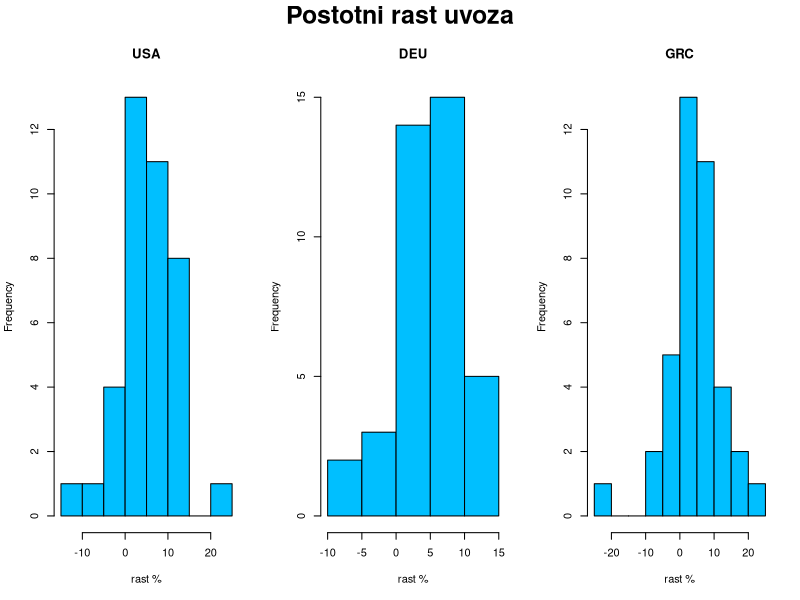
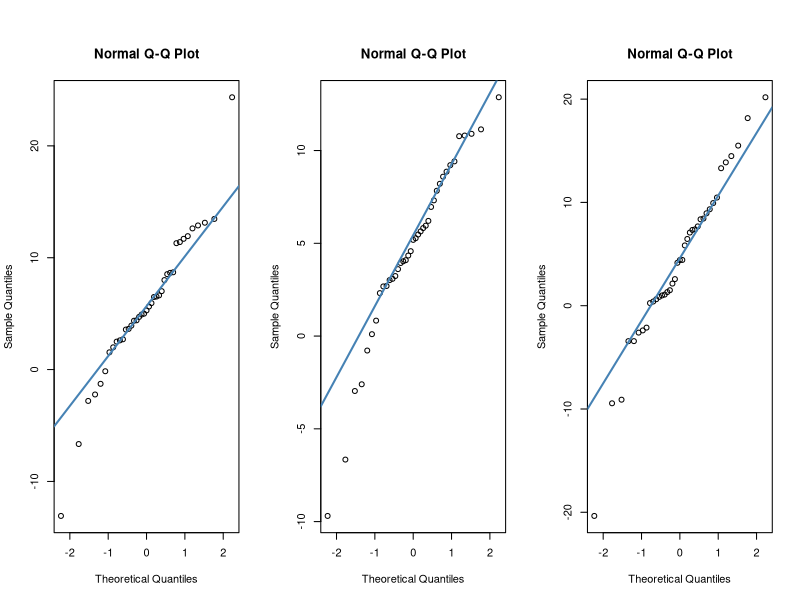
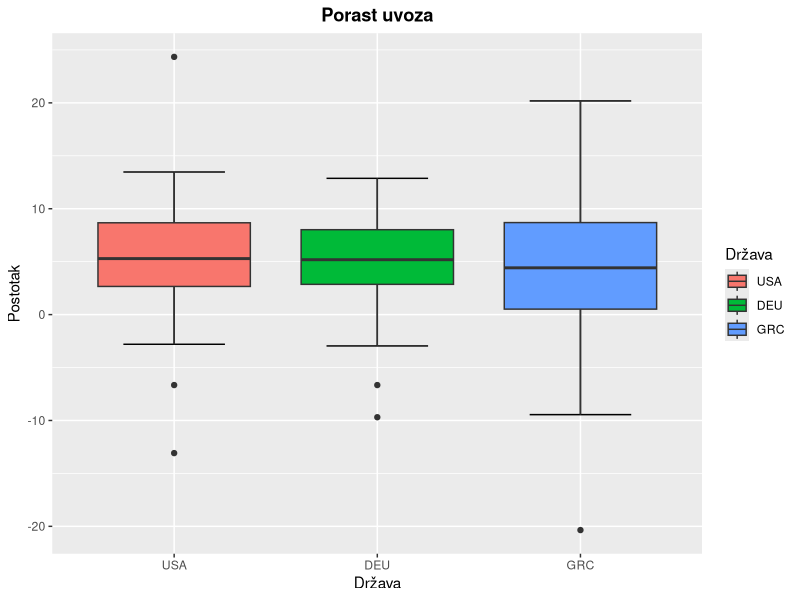
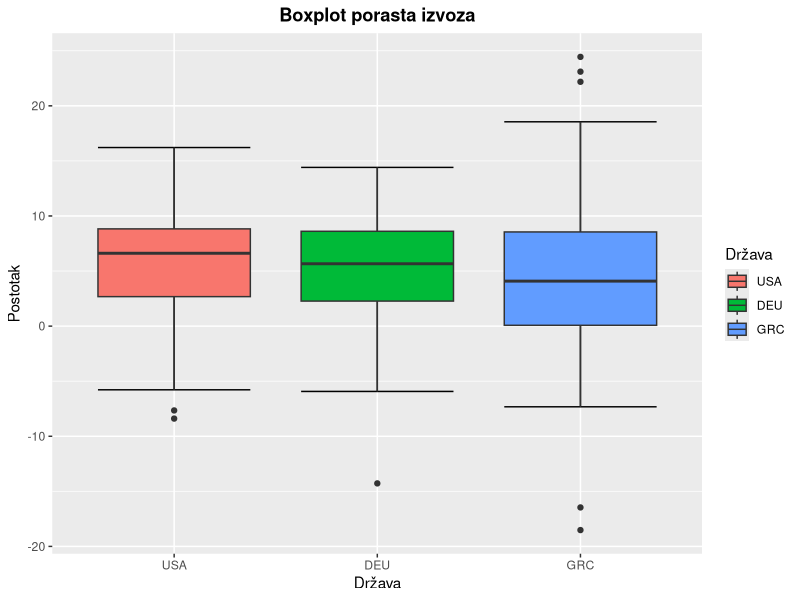
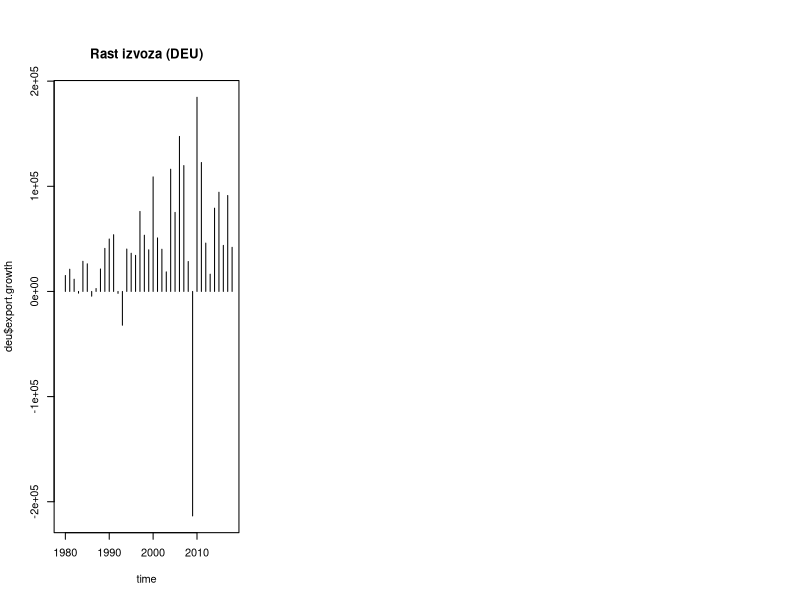
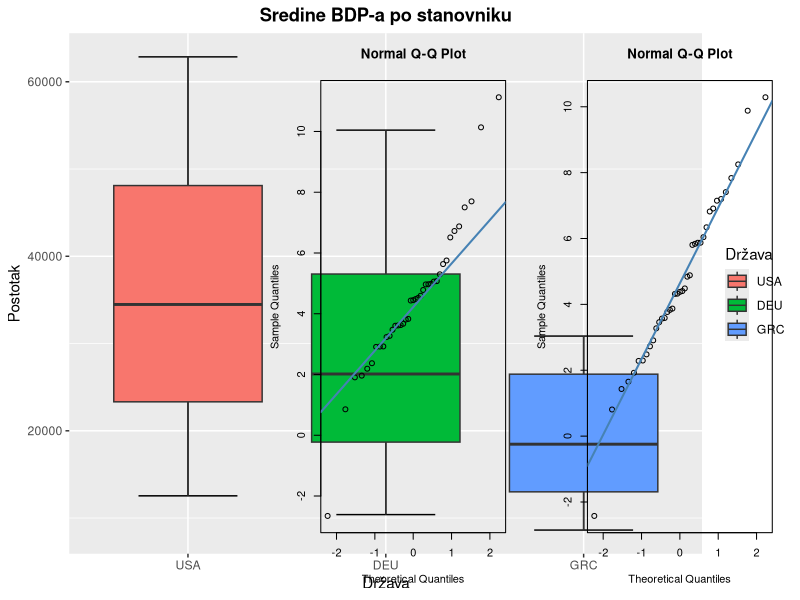
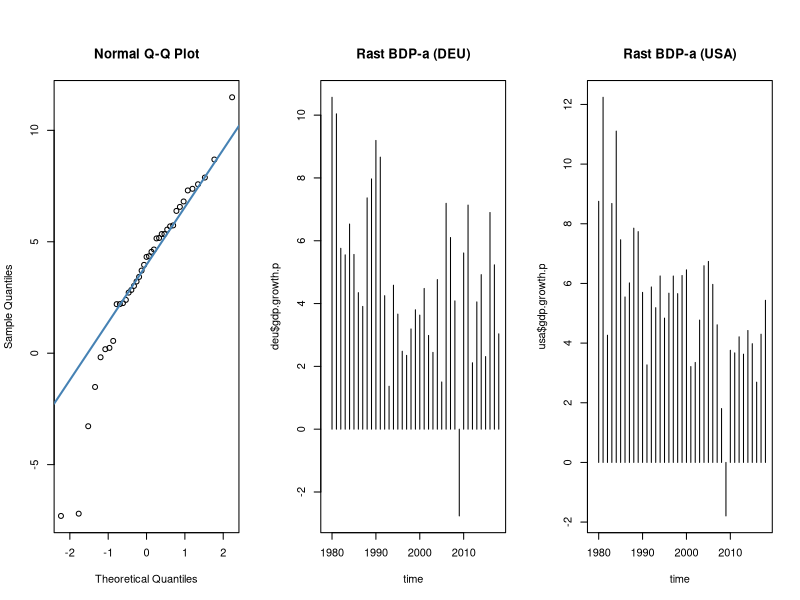
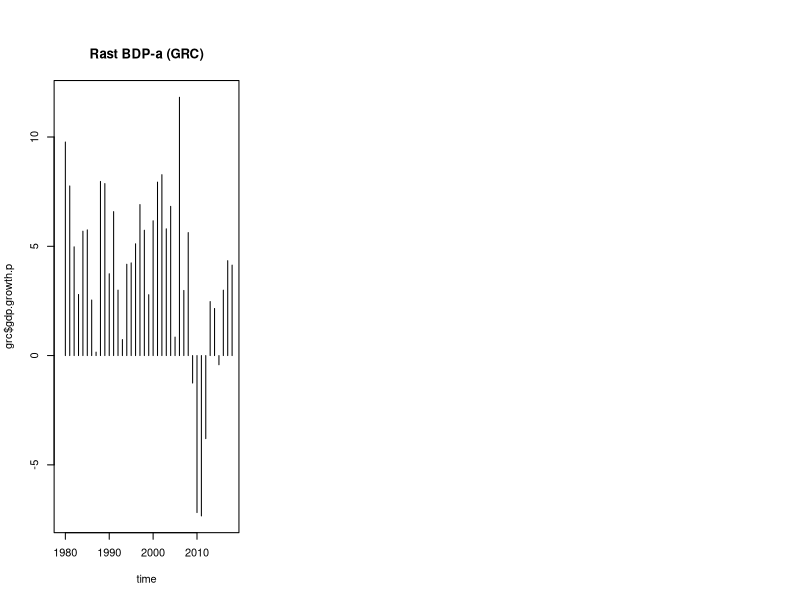

The R script that drew these images, in order:
## ---- chunk 1
library(knitr)
knitr::opts_chunk$set(echo = TRUE)

library(tidyverse)
Sys.setlocale(locale = "hr_HR.utf8")
## ---- chunk 2
export.data = read.csv("Export_data.csv", fileEncoding="UTF-8-BOM")
# head(export.data)

import.data = read.csv("Import_data.csv", fileEncoding="UTF-8-BOM")
# head(import.data)

gdp.data = read.csv("GDP_data.csv", fileEncoding="UTF-8-BOM")
# head(gdp.data)

gdp.pc.data = read.csv("GDPpercapita_data.csv", fileEncoding="UTF-8-BOM")
# head(gdp.pc.data)
## ---- chunk 3
export.loc.cnt = export.data %>% group_by(LOCATION) %>%
    summarise(exp_n = n(), exp_est = sum(Flag.Codes == 'E')) %>%
    arrange(desc(exp_n), exp_est)
import.loc.cnt = import.data %>% group_by(LOCATION) %>%
    summarise(imp_n = n(), imp_est = sum(Flag.Codes == 'E')) %>%
    arrange(desc(imp_n), imp_est)
gdp.loc.cnt = gdp.data %>% group_by(LOCATION) %>%
    summarise(gdp_n = n(), gdp_est = sum(Flag.Codes == 'E')) %>%
    arrange(desc(gdp_n), gdp_est)
gdp.pc.loc.cnt = gdp.pc.data %>% group_by(LOCATION) %>%
    summarise(gdp_pc_n = n(), gdp_pc_est = sum(Flag.Codes == 'E')) %>%
    arrange(desc(gdp_pc_n), gdp_pc_est)
loc.cnt = merge(merge(export.loc.cnt, import.loc.cnt), merge(gdp.loc.cnt, gdp.pc.loc.cnt))
knitr::kable(
  head(arrange(loc.cnt,
               desc(loc.cnt[,2]), desc(loc.cnt[,4]), desc(loc.cnt[,6]), desc(loc.cnt[,8]),
               loc.cnt[,3], loc.cnt[,5], loc.cnt[,7], loc.cnt[,9]), 20),
  caption = "Broj podataka za pojedinu državu"
)
## ---- chunk 4
remove(export.loc.cnt, import.loc.cnt, gdp.loc.cnt, gdp.pc.loc.cnt, loc.cnt)
## ---- chunk 5
time = 1979:2018
usa = data.frame(year = 1979:2018,
                 export.mln_usd = export.data$Value[export.data$LOCATION == "USA"],
                 import.mln_usd = import.data$Value[import.data$LOCATION == "USA"],
                 gdp.mln_usd = gdp.data$Value[gdp.data$LOCATION == "USA"],
                 gdp.pc.usd_cap = gdp.pc.data$Value[gdp.pc.data$LOCATION == "USA"])
usa$net.trade = usa$export.mln_usd - usa$import.mln_usd
deu = data.frame(year = 1979:2019,
                 export.mln_usd = export.data$Value[export.data$LOCATION == "DEU"],
                 import.mln_usd = import.data$Value[import.data$LOCATION == "DEU"],
                 gdp.mln_usd = gdp.data$Value[gdp.data$LOCATION == "DEU"],
                 gdp.pc.usd_cap = gdp.pc.data$Value[gdp.pc.data$LOCATION == "DEU"])
deu$net.trade = deu$export.mln_usd - deu$import.mln_usd
grc = data.frame(year = 1979:2019,
                 export.mln_usd = export.data$Value[export.data$LOCATION == "GRC"],
                 import.mln_usd = import.data$Value[import.data$LOCATION == "GRC"],
                 gdp.mln_usd = gdp.data$Value[gdp.data$LOCATION == "GRC"],
                 gdp.pc.usd_cap = gdp.pc.data$Value[gdp.pc.data$LOCATION == "GRC"])
grc$net.trade = grc$export.mln_usd - grc$import.mln_usd
## ---- chunk 6
usa = usa %>% mutate(import.mln_usd,
                     import.growth = import.mln_usd - lag(import.mln_usd),
                     import.growth.p = import.growth / lag(import.mln_usd) * 100)
deu = deu %>% mutate(import.mln_usd, 
                     import.growth = import.mln_usd - lag(import.mln_usd),
                     import.growth.p = import.growth / lag(import.mln_usd) * 100)
grc = grc %>% mutate(import.mln_usd,
                     import.growth = import.mln_usd - lag(import.mln_usd),
                     import.growth.p = import.growth / lag(import.mln_usd) * 100)
usa = usa %>% mutate(export.mln_usd, 
                     export.growth = export.mln_usd - lag(export.mln_usd),
                     export.growth.p = export.growth / lag(export.mln_usd) * 100)
deu = deu %>% mutate(export.mln_usd,
                     export.growth = export.mln_usd - lag(export.mln_usd),
                     export.growth.p = export.growth / lag(export.mln_usd) * 100)
grc = grc %>% mutate(export.mln_usd,
                     export.growth = export.mln_usd - lag(export.mln_usd),
                     export.growth.p = export.growth / lag(export.mln_usd) * 100)
usa = usa %>% mutate(gdp.mln_usd,
                     gdp.growth = gdp.mln_usd - lag(gdp.mln_usd),
                     gdp.growth.p = gdp.growth / lag(gdp.mln_usd) * 100)
deu = deu %>% mutate(gdp.mln_usd,
                     gdp.growth = gdp.mln_usd - lag(gdp.mln_usd),
                     gdp.growth.p = gdp.growth / lag(gdp.mln_usd) * 100)
grc = grc %>% mutate(gdp.mln_usd,
                     gdp.growth = gdp.mln_usd - lag(gdp.mln_usd),
                     gdp.growth.p = gdp.growth / lag(gdp.mln_usd) * 100)
usa = usa %>% mutate(gdp.pc.usd_cap,
                     gdp.pc.growth = gdp.pc.usd_cap - lag(gdp.pc.usd_cap),
                     gdp.pc.growth.p = gdp.pc.growth / lag(gdp.pc.usd_cap) * 100)
deu = deu %>% mutate(gdp.pc.usd_cap,
                     gdp.pc.growth = gdp.pc.usd_cap - lag(gdp.pc.usd_cap),
                     gdp.pc.growth.p = gdp.pc.growth / lag(gdp.pc.usd_cap) * 100)
grc = grc %>% mutate(gdp.pc.usd_cap,
                     gdp.pc.growth = gdp.pc.usd_cap - lag(gdp.pc.usd_cap),
                     gdp.pc.growth.p = gdp.pc.growth / lag(gdp.pc.usd_cap) * 100)
# brisemo zadnju opservaciju za deu i grc jer usa nema podatke za 2019.g.
deu = deu[-nrow(deu),]
grc = grc[-nrow(grc),]
## ---- chunk 7
data.all = bind_rows(lapply(c("USA", "DEU", "GRC"), function (x) {
  data.frame(country=x, get(tolower(x)))
}))
data.all$country = factor(data.all$country, levels = c("USA", "DEU", "GRC"))
## ---- chunk 8
summary(usa)
summary(deu)
summary(grc)
## ---- chunk 9
par(mfrow = c(1, 3), oma = c(0, 0, 2, 0))
hist(usa$import.growth.p, main="USA", xlab="rast %", col="deepskyblue")
hist(deu$import.growth.p, main="DEU", xlab="rast %", col="deepskyblue")
hist(grc$import.growth.p, main="GRC", xlab="rast %", col="deepskyblue")
mtext("Postotni rast uvoza", outer = T, cex = 1.5, font = 2)
## ---- chunk 10
qqnorm(usa$import.growth.p)
qqline(usa$import.growth.p, col = "steelblue", lwd = 2)

qqnorm(deu$import.growth.p)
qqline(deu$import.growth.p, col = "steelblue", lwd = 2)

qqnorm(grc$import.growth.p)
qqline(grc$import.growth.p, col = "steelblue", lwd = 2)
## ---- chunk 11
ggplot(na.omit(data.all), aes(x=country, y=import.growth.p)) +
  stat_boxplot(geom = "errorbar", width = 0.5) +
  geom_boxplot(aes(fill=country)) +
  labs(title = "Porast uvoza", x="Država", y="Postotak", fill="Država") +
  theme(plot.title = element_text(hjust = 0.5, face = "bold"))
## ---- chunk 12
ggplot(na.omit(data.all), aes(x=country, y=export.growth.p)) +
  stat_boxplot(geom = "errorbar", na.rm = T) +
  geom_boxplot(aes(fill=country), na.rm = T) +
  labs(title = "Boxplot porasta izvoza", x="Država", y="Postotak", fill="Država") +
  theme(plot.title = element_text(hjust = 0.5, face = "bold"))
## ---- chunk 13
plot(time, deu$export.growth, type = "h", main = "Rast izvoza (DEU)")
## ---- chunk 14
ggplot(na.omit(data.all), aes(x=country, y=gdp.pc.usd_cap)) +
  stat_boxplot(geom = "errorbar", width = 0.5) +
  geom_boxplot(aes(fill=country)) +
  labs(title = "Sredine BDP-a po stanovniku", x="Država", y="Postotak", fill="Država") +
  theme(plot.title = element_text(hjust = 0.5, face = "bold"))

## ---- chunk 15
qqnorm(usa$gdp.pc.growth.p)
qqline(usa$gdp.pc.growth.p, col = "steelblue", lwd = 2)

qqnorm(deu$gdp.pc.growth.p)
qqline(deu$gdp.pc.growth.p, col = "steelblue", lwd = 2)

qqnorm(grc$gdp.pc.growth.p)
qqline(grc$gdp.pc.growth.p, col = "steelblue", lwd = 2)
## ---- chunk 16
plot(time, deu$gdp.growth.p, type = "h", main = "Rast BDP-a (DEU)")
plot(time, usa$gdp.growth.p, type="h", main = "Rast BDP-a (USA)")
plot(time, grc$gdp.growth.p, type="h", main = "Rast BDP-a (GRC)")

## ---- chunk 17
library(reshape2)
exp.imp = melt(data.all, id.vars = "country", measure.vars = c("export.growth.p", "import.growth.p"), na.rm = T)
ggplot(exp.imp, aes(x = country, y = value, fill = variable)) +
  stat_boxplot(geom = "errorbar", width = 0.5, position = position_dodge(0.75)) +
  geom_boxplot() +
  labs(title = "Export/Import", y="Postotak") +
  theme(plot.title = element_text(hjust = 0.5, face = "bold"))
## ---- chunk 18
var.test(usa$export.growth.p, usa$import.growth.p, alternative = "two.sided",
         na.action = na.omit)
## ---- chunk 19
t.test(usa$export.growth.p, usa$import.growth.p, alternative = "greater", var.equal = TRUE,
       na.action = na.omit)
## ---- chunk 20
gdp.gdppc = melt(data.all, id.vars = "country",
               measure.vars = c("gdp.growth.p", "gdp.pc.growth.p"), na.rm = T)
ggplot(gdp.gdppc, aes(x = country, y = value, fill = variable)) +
  stat_boxplot(geom = "errorbar", width = 0.5, position = position_dodge(0.75)) +
  geom_boxplot() +
  labs(title = "BDP/BDP po stanovniku", y="Postotak") +
  theme(plot.title = element_text(hjust = 0.5, face = "bold"), legend.position = "top")
## ---- chunk 21
var.test(usa$gdp.growth.p, usa$gdp.pc.growth.p, alternative = "two.sided", na.action = na.omit)
## ---- chunk 22
t.test(usa$gdp.growth.p, usa$gdp.pc.growth.p, alternative = "greater", var.equal = TRUE,
       na.action = na.omit)
## ---- chunk 23
ggplot(na.omit(data.all), aes(x=country, y=gdp.pc.growth.p)) +
  stat_boxplot(geom = "errorbar", width = 0.5) +
  geom_boxplot(aes(fill=country)) +
  labs(title = "Rast BDP-a po stanovniku", x="Država", y="Postotak", fill="Država") +
  theme(plot.title = element_text(hjust = 0.5, face = "bold"))
## ---- chunk 24
bartlett.test(gdp.pc.growth.p ~ country, data.all)
## ---- chunk 25
kruskal.test(gdp.pc.growth.p ~ country, data.all)
